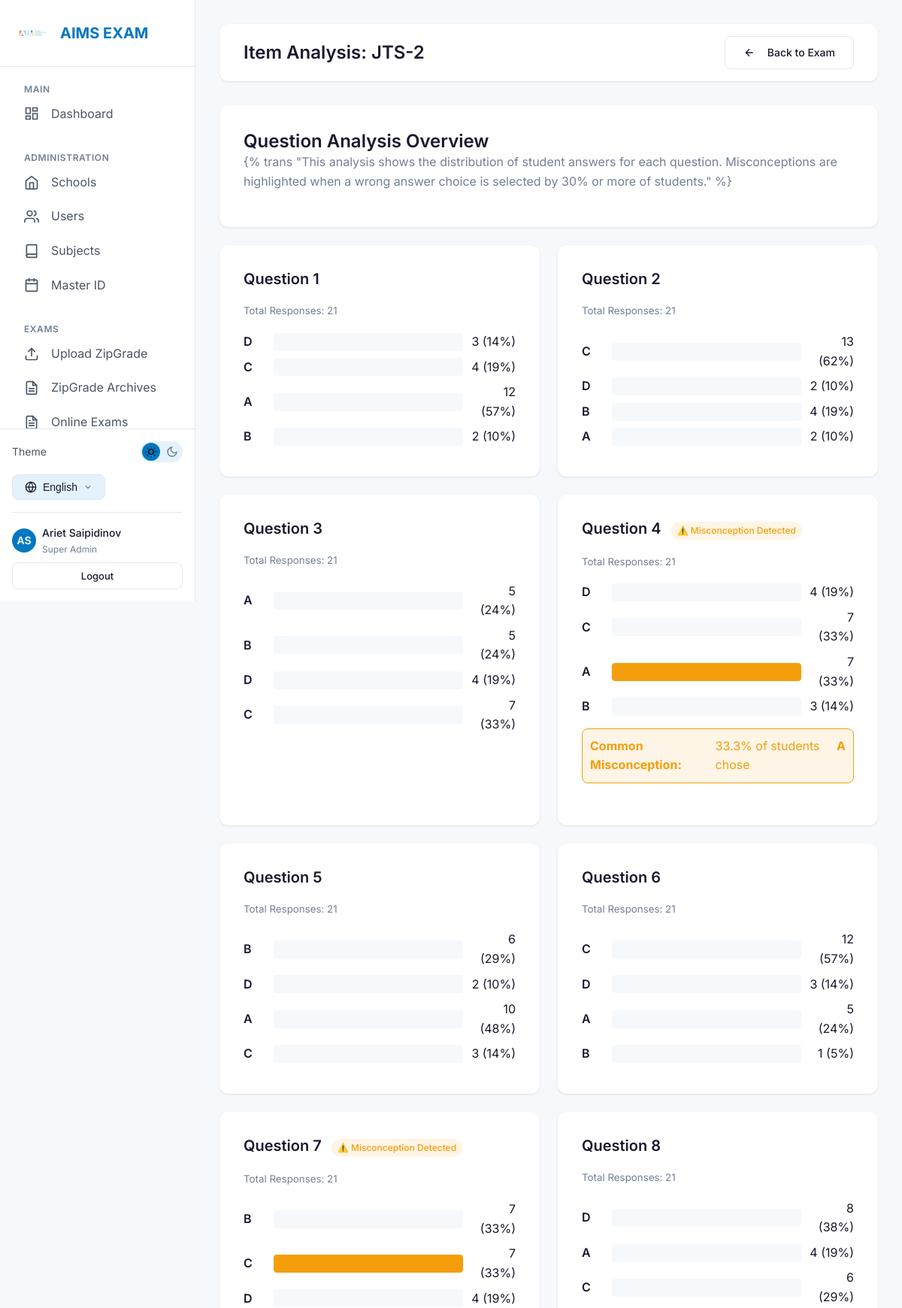
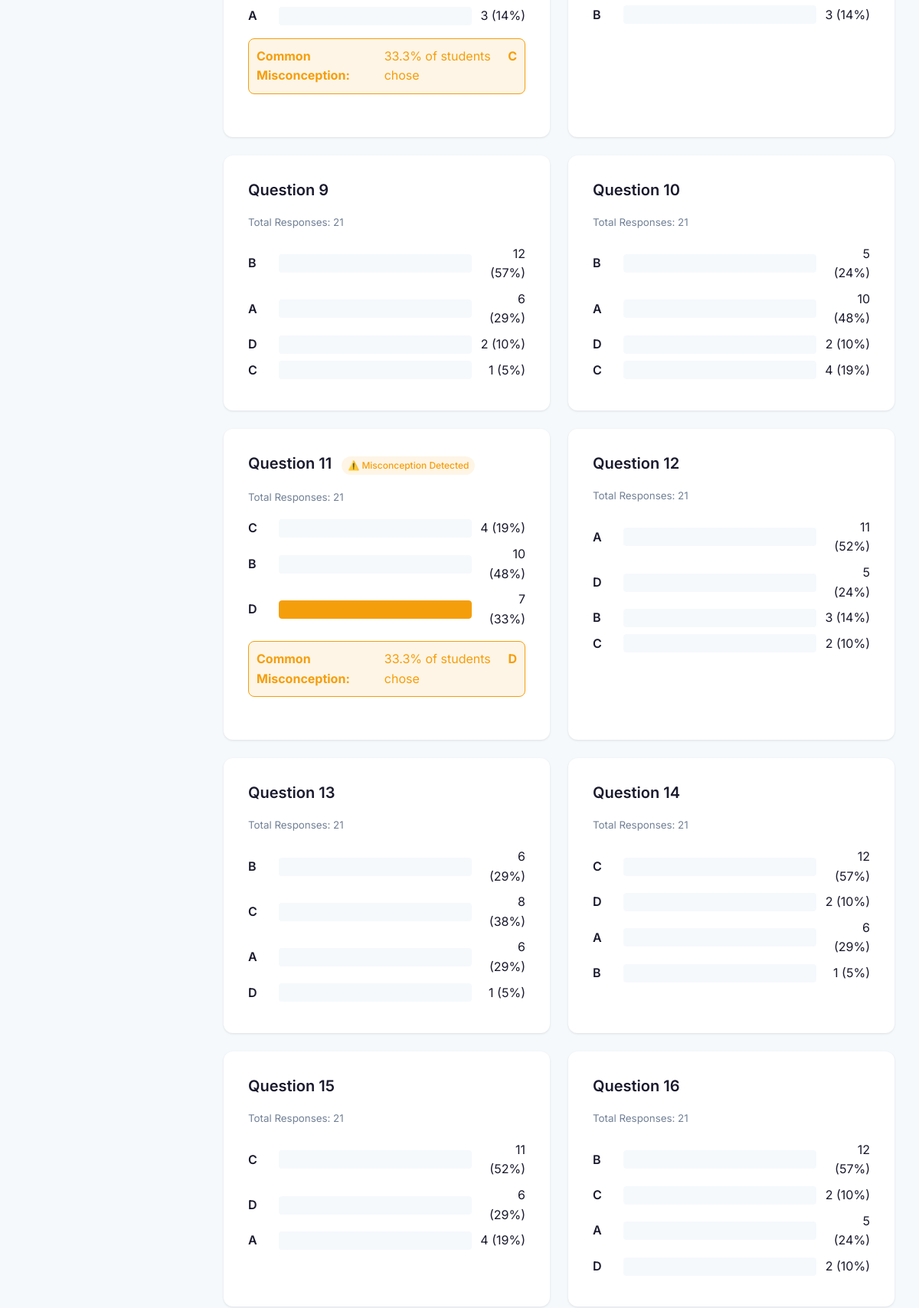
Screenshot of /analytics/item-analysis/39/ (signed in, upper part) with the database file from the repository (2 pictures, top to bottom).
### accounts/models.py (models this page shows, shortened)
class User(AbstractUser):
    ROLE_CHOICES = [
        ('super_admin', _('Super Admin')),
        ('teacher', _('Teacher')),
        ('student', _('Student')),
    ]
    LANGUAGE_CHOICES = [
        ('en', 'English'),
        ('ru', 'Русский'),
        ('ky', 'Кыргызча'),
    ]
    username = models.CharField(max_length=150, blank=True, null=True)
    email = models.EmailField(_('email address'), unique=True)
    role = models.CharField(
        max_length=20,
        choices=ROLE_CHOICES,
        default='student',
        verbose_name=_('Role')
    )
    phone = models.CharField(max_length=20, blank=True, verbose_name=_('Phone'))
    mother_phone = models.CharField(max_length=20, blank=True, verbose_name=_("Mother's Phone"))
    father_phone = models.CharField(max_length=20, blank=True, verbose_name=_("Father's Phone"))
    primary_school = models.ForeignKey(
        'schools.School',
        on_delete=models.SET_NULL,
        null=True,
        blank=True,
        related_name='users',
        verbose_name=_('Primary School')
    )
    preferred_language = models.CharField(
        max_length=5,
        choices=LANGUAGE_CHOICES,
        default='en',
        verbose_name=_('Preferred Language')
    )
    created_at = models.DateTimeField(auto_now_add=True)
    updated_at = models.DateTimeField(auto_now=True)
    objects = UserManager()
    USERNAME_FIELD = 'email'
    REQUIRED_FIELDS = ['first_name', 'last_name']
    class Meta:
        verbose_name = _('User')
        verbose_name_plural = _('Users')
        ordering = ['-created_at']
    def get_full_name(self):
        return f"{self.first_name} {self.last_name}".strip()

### zipgrade/models.py (models this page shows, shortened)
class ZipGradeExam(models.Model):
    school = models.ForeignKey(
        School,
        on_delete=models.CASCADE,
        related_name='zipgrade_exams',
        verbose_name=_('School')
    )
    uploaded_by = models.ForeignKey(
        User,
        on_delete=models.SET_NULL,
        null=True,
        related_name='uploaded_exams',
        verbose_name=_('Uploaded By')
    )
    title = models.CharField(max_length=200, verbose_name=_('Exam Title'))
    original_filename = models.CharField(max_length=255, verbose_name=_('Original Filename'))
    exam_date = models.DateField(verbose_name=_('Exam Date'))
    total_questions = models.PositiveIntegerField(default=0, verbose_name=_('Total Questions'))
    total_students = models.PositiveIntegerField(default=0, verbose_name=_('Total Students'))
    unknown_students = models.PositiveIntegerField(default=0, verbose_name=_('Unknown Students'))
    answer_key = models.TextField(blank=True, verbose_name=_('Answer Key (JSON)'))
    folder = models.ForeignKey(
        ExamFolder,
        null=True,
        blank=True,
        on_delete=models.SET_NULL,
        related_name='exams',
        verbose_name=_('Folder')
    )
    created_at = models.DateTimeField(auto_now_add=True)
    updated_at = models.DateTimeField(auto_now=True)
    class Meta:
        verbose_name = _('ZipGrade Exam')
        verbose_name_plural = _('ZipGrade Exams')
        ordering = ['-exam_date', '-created_at']

### analytics/views.py (the view)
# urls.py: path('item-analysis/<int:exam_id>/', views.item_analysis_view, name='item_analysis'),
@login_required
@teacher_or_admin_required
def item_analysis_view(request, exam_id):
    from .advanced_analytics import AdvancedAnalyticsHelper
    from zipgrade.models import ZipGradeExam
    import json
    source = request.GET.get('source', 'zipgrade')
    if source == 'zipgrade':
        exam = get_object_or_404(ZipGradeExam, pk=exam_id)
        exam_title = exam.title
    else:
        exam = get_object_or_404(OnlineExam, pk=exam_id)
        exam_title = exam.title
    analysis = AdvancedAnalyticsHelper.get_distractor_analysis(exam_id, source=source)
    context = {
        'exam': exam,
        'exam_title': exam_title,
        'analysis': analysis,
        'analysis_json': json.dumps(analysis),
        'source': source,
    }
    return render(request, 'analytics/item_analysis.html', context)

### schools/templatetags/i18n_extras.py (called while the page is built)
@register.simple_tag(takes_context=True)
def switch_lang(context, lang_code):
    path = context['request'].path
    try:
        url = translate_url(path, lang_code)
        if url == path and lang_code not in path:
             match = resolve(path)
             with translation.override(lang_code):
                 url = reverse(match.view_name, args=match.args, kwargs=match.kwargs)
        query = context['request'].GET.urlencode()
        if query:
            url = f"{url}?{query}"
        return url
    except Exception:
        return path # Fallback to current path

### analytics/templates/analytics/item_analysis.html (shortened to what this page needs)
{% extends 'base.html' %}
{% load i18n %}
{% block content %}
<div class="topbar">
    <div class="topbar-left">
        <h1 class="topbar-title">{% trans "Item Analysis" %}: {{ exam_title }}</h1>
    </div>
    <div class="topbar-actions">
        <a href="{% if source == 'zipgrade' %}{% url 'zipgrade:exam_detail' exam.pk %}{% else %}{% url 'exams:exam_results' exam.pk %}{% endif %}"
            class="btn btn-outline">
            <svg xmlns="http://www.w3.org/2000/svg" width="16" height="16" viewBox="0 0 24 24" fill="none"
                stroke="currentColor" stroke-width="2" style="margin-right: 8px;">
                <path d="M19 12H5M12 19l-7-7 7-7" />
            </svg>
            {% trans "Back to Exam" %}
        </a>
    </div>
</div>
<div class="card" style="margin-bottom: var(--spacing-lg);">
    <h3>{% trans "Question Analysis Overview" %}</h3>
    <p class="text-muted">{% trans "This analysis shows the distribution of student answers for each question.
        Misconceptions are highlighted when a wrong answer choice is selected by 30% or more of students." %}</p>
</div>
<div class="grid-container"
    style="display: grid; grid-template-columns: repeat(auto-fill, minmax(350px, 1fr)); gap: var(--spacing-lg);">
    {% for q_num, data in analysis.items %}
    <div class="card">
        <h4 style="margin-bottom: var(--spacing-md);">
            {% trans "Question" %} {{ q_num }}
            {% if data.misconception %}
            <span class="badge badge-warning" style="margin-left: 8px;">⚠️ {% trans "Misconception Detected" %}</span>
            {% endif %}
        </h4>
        <div style="margin-bottom: var(--spacing-md);">
            <small class="text-muted">{% trans "Total Responses" %}: {{ data.total_responses }}</small>
        </div>
        <div class="distribution-bars">
            {% for answer, count in data.distribution.items %}
            <div class="dist-row" style="display: flex; align-items: center; margin-bottom: 8px;">
                <span style="width: 30px; font-weight: 600;">{{ answer }}</span>
                <div
                    style="flex: 1; background: var(--bg-secondary); border-radius: 4px; height: 24px; margin: 0 10px; overflow: hidden;">
                    <div style="height: 100%; width: {{ data.percentages|default_if_none:0 }}%; background: {% if data.misconception and data.misconception.answer == answer %}var(--warning){% else %}var(--primary){% endif %}; border-radius: 4px; transition: width 0.3s;"
                        data-width="{{ data.percentages|default:'0' }}"></div>
                </div>
                <span style="width: 60px; text-align: right;">{{ count }} ({% widthratio count data.total_responses 100 %}%)</span>
            </div>
            {% endfor %}
        </div>
        {% if data.misconception %}
        <div class="alert alert-warning" style="margin-top: var(--spacing-md); padding: 10px;">
            <strong>{% trans "Common Misconception" %}:</strong>
            {{ data.misconception.percentage }}% {% trans "of students chose" %} <strong>{{ data.misconception.answer }}</strong>
        </div>
        {% endif %}
    </div>
    {% empty %}
    <div class="card">
        <p class="text-muted text-center">{% trans "No answer data available for this exam." %}</p>
    </div>
    {% endfor %}
</div>
{% endblock %}

### templates/partials/sidebar.html (shortened to what this page needs)
{% load static i18n i18n_extras %}
<aside class="sidebar">
    <div class="sidebar-header">
        <img src="{% static 'images/logo.png' %}" alt="AIMS" class="sidebar-logo" onerror="this.style.display='none'">
        <span class="sidebar-brand">AIMS EXAM</span>
    </div>
    <nav class="sidebar-nav">
        <div class="nav-section">
            <span class="nav-section-title">{% trans "Main" %}</span>
            <a href="{% url 'accounts:dashboard' %}"
                class="nav-item {% if request.resolver_match.url_name == 'dashboard' %}active{% endif %}">
                <span>{% trans "Dashboard" %}</span>
            </a>
        </div>
        {% if user.is_authenticated and user.role == 'super_admin' %}
        <div class="nav-section">
            <span class="nav-section-title">{% trans "Administration" %}</span>
            <a href="{% url 'schools:list' %}"
                class="nav-item {% if 'schools' in request.path and 'subjects' not in request.path and 'analytics' not in request.path and 'students' not in request.path %}active{% endif %}">
                <svg xmlns="http://www.w3.org/2000/svg" width="20" height="20" viewBox="0 0 24 24" fill="none"
                    stroke="currentColor" stroke-width="2" stroke-linecap="round" stroke-linejoin="round">
                    <path d="M3 9l9-7 9 7v11a2 2 0 0 1-2 2H5a2 2 0 0 1-2-2z"></path>
                    <polyline points="9 22 9 12 15 12 15 22"></polyline>
                </svg>
                <span>{% trans "Schools" %}</span>
            </a>
            <a href="{% url 'accounts:users' %}" class="nav-item {% if 'users' in request.path %}active{% endif %}">
                <span>{% trans "Users" %}</span>
            </a>
            <a href="{% url 'schools:subjects' %}"
                class="nav-item {% if 'subjects' in request.path %}active{% endif %}">
                <svg xmlns="http://www.w3.org/2000/svg" width="20" height="20" viewBox="0 0 24 24" fill="none"
                    stroke="currentColor" stroke-width="2" stroke-linecap="round" stroke-linejoin="round">
                    <path d="M4 19.5A2.5 2.5 0 0 1 6.5 17H20"></path>
                    <path d="M6.5 2H20v20H6.5A2.5 2.5 0 0 1 4 19.5v-15A2.5 2.5 0 0 1 6.5 2z"></path>
                </svg>
                <span>{% trans "Subjects" %}</span>
            </a>
            <a href="{% url 'schools:master_students' %}"
                class="nav-item {% if 'students' in request.path and 'schools' in request.path %}active{% endif %}">
                <span>{% trans "Master ID" %}</span>
            </a>
        </div>
        {% endif %}
        {% if user.is_authenticated and user.role in 'super_admin,teacher' %}
        <div class="nav-section">
            <span class="nav-section-title">{% trans "Exams" %}</span>
            <a href="{% url 'zipgrade:upload' %}"
                class="nav-item {% if 'zipgrade/upload' in request.path %}active{% endif %}">
                <span>{% trans "Upload ZipGrade" %}</span>
            </a>
            <a href="{% url 'zipgrade:results' %}"
                class="nav-item {% if 'zipgrade' in request.path and 'upload' not in request.path %}active{% endif %}">
                <span>{% trans "ZipGrade Archives" %}</span>
            </a>
            <a href="{% url 'exams:exam_list' %}"
                class="nav-item {% if 'exams' in request.path and 'create' not in request.path %}active{% endif %}">
                <span>{% trans "Online Exams" %}</span>
            </a>
        </div>
        {% endif %}
    </nav>
    <div class="sidebar-footer" style="padding: var(--spacing-md); border-top: 1px solid var(--border-color);">
        <div
            style="display: flex; align-items: center; justify-content: space-between; margin-bottom: var(--spacing-md);">
            <span style="font-size: 0.875rem; color: var(--text-secondary);">{% trans "Theme" %}</span>
            <button class="theme-toggle" aria-label="Toggle theme">
                <svg class="theme-toggle-icon moon-icon" xmlns="http://www.w3.org/2000/svg" viewBox="0 0 24 24"
                    fill="none" stroke="currentColor" stroke-width="2">
                    <path d="M21 12.79A9 9 0 1 1 11.21 3 7 7 0 0 0 21 12.79z"></path>
                </svg>
            </button>
        </div>
        <div class="lang-selector">
            <button class="lang-btn">
                <span>
                    {% if LANGUAGE_CODE == 'en' %}English
                    {% elif LANGUAGE_CODE == 'ru' %}Русский
                    {% elif LANGUAGE_CODE == 'ky' %}Кыргызча
                    {% else %}Language{% endif %}
                </span>
                <svg xmlns="http://www.w3.org/2000/svg" width="12" height="12" viewBox="0 0 24 24" fill="none"
                    stroke="currentColor" stroke-width="2">
                    <polyline points="6 9 12 15 18 9"></polyline>
                </svg>
            </button>
        </div>
        {% if user.is_authenticated %}
        <div
            style="margin-top: var(--spacing-md); padding-top: var(--spacing-md); border-top: 1px solid var(--border-color);">
            <a href="{% url 'accounts:profile' %}"
                style="display: flex; align-items: center; gap: var(--spacing-sm); color: var(--text-secondary); font-size: 0.875rem;">
                <div
                    style="width: 32px; height: 32px; border-radius: 50%; background: var(--primary-blue); color: white; display: flex; align-items: center; justify-content: center; font-weight: 600;">
                    {{ user.first_name|slice:":1"|upper }}{{ user.last_name|slice:":1"|upper }}
                </div>
                <div style="flex: 1; overflow: hidden;">
                    <div
                        style="font-weight: 500; color: var(--text-primary); white-space: nowrap; overflow: hidden; text-overflow: ellipsis;">
                        {{ user.get_full_name|default:user.email }}
                    </div>
                    <div style="font-size: 0.75rem; color: var(--text-muted);">
                        {% if user.role == 'super_admin' %}{% trans "Super Admin" %}
                        {% elif user.role == 'teacher' %}{% trans "Teacher" %}
                        {% else %}{% trans "Student" %}{% endif %}
                    </div>
                </div>
            </a>
            <a href="{% url 'accounts:logout' %}" class="btn btn-outline btn-sm btn-block"
                style="margin-top: var(--spacing-sm);">
                {% trans "Logout" %}
            </a>
        </div>
        {% endif %}
    </div>
</aside>

### rows the page displays
User: first_name "A", last_name "S", get_full_name "Ariet Saipidinov"
ZipGradeExam: title "JTS-2"

### other values shown
{{ q_num }} "1" "2" "3" "4" "5" "6" "7" "8" "9" "10" "11" "12" "13" "14" "15" "16"
{{ data.total_responses }} "21" "21" "21" "21" "21" "21" "21" "21" "21" "21" "21" "21" "21" "21" "21" "21"
{{ answer }} "D" "C" "A" "B" "C" "D" "B" "A" "A" "B" "D" "C" "D" "C" "A" "B" "B" "D" "A" "C" "C" "D" "A" "B" "B" "C" "D" "A" "D" "A" "C" "B" "B" "A" "D" "C" "B" "A" "D" "C" "C" "B" "D" "A" "D" "B" "C" "B" "C" "A" "D" "C" "D" "A" "B" "C" "D" "A" "B" "C" "A" "D"
{{ count }} "3" "4" "12" "2" "13" "2" "4" "2" "5" "5" "4" "7" "4" "7" "7" "3" "6" "2" "10" "3" "12" "3" "5" "1" "7" "7" "4" "3" "8" "4" "6" "3" "12" "6" "2" "1" "5" "10" "2" "4" "4" "10" "7" "11" "5" "3" "2" "6" "8" "6" "1" "12" "2" "6" "1" "11" "6" "4" "12" "2" "5" "2"
{{ data.misconception.percentage }} "33.3" "33.3" "33.3"
{{ data.misconception.answer }} "A" "C" "D"
